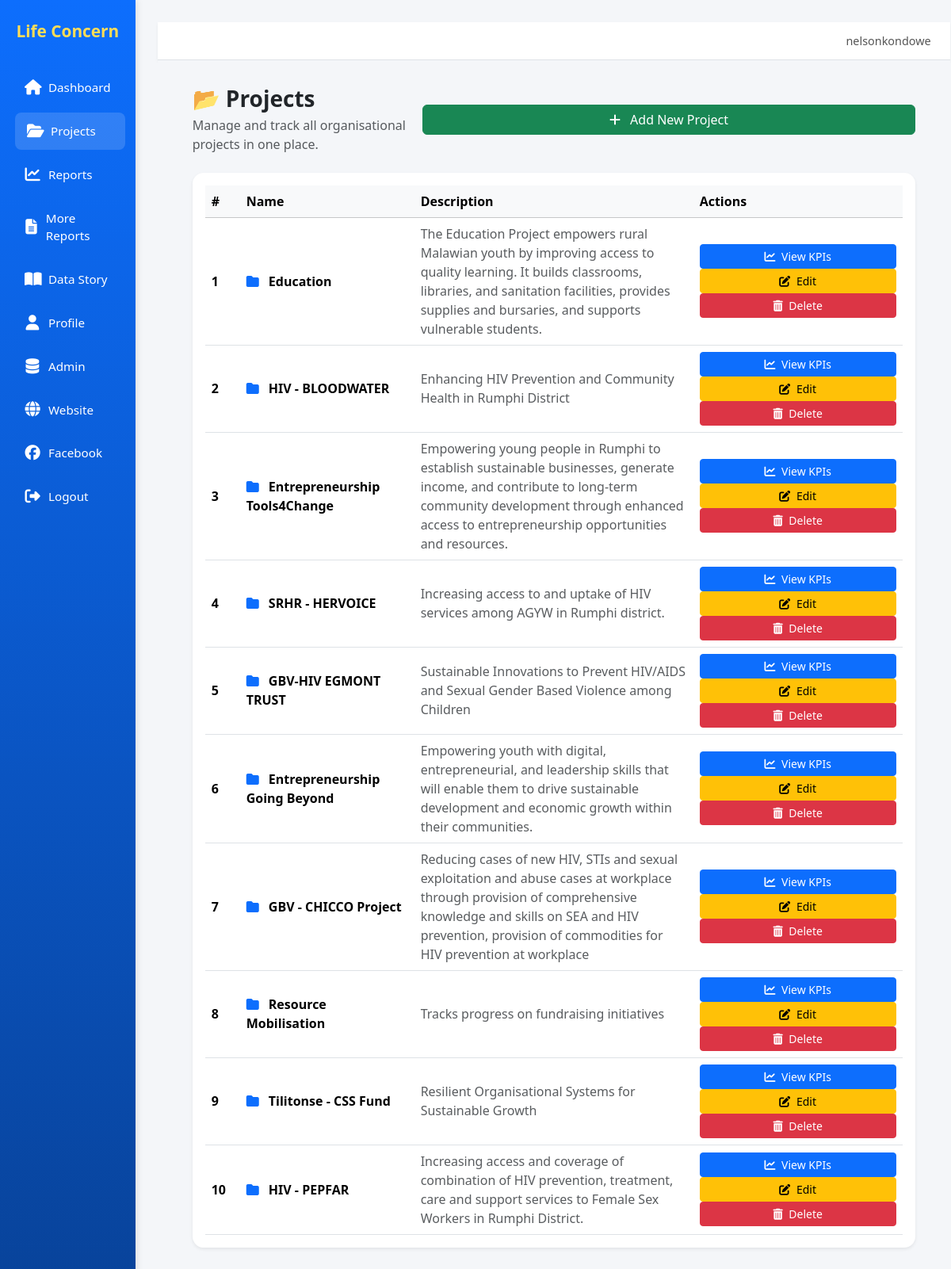
The page /projects/ (signed in) on the database as committed earlier.
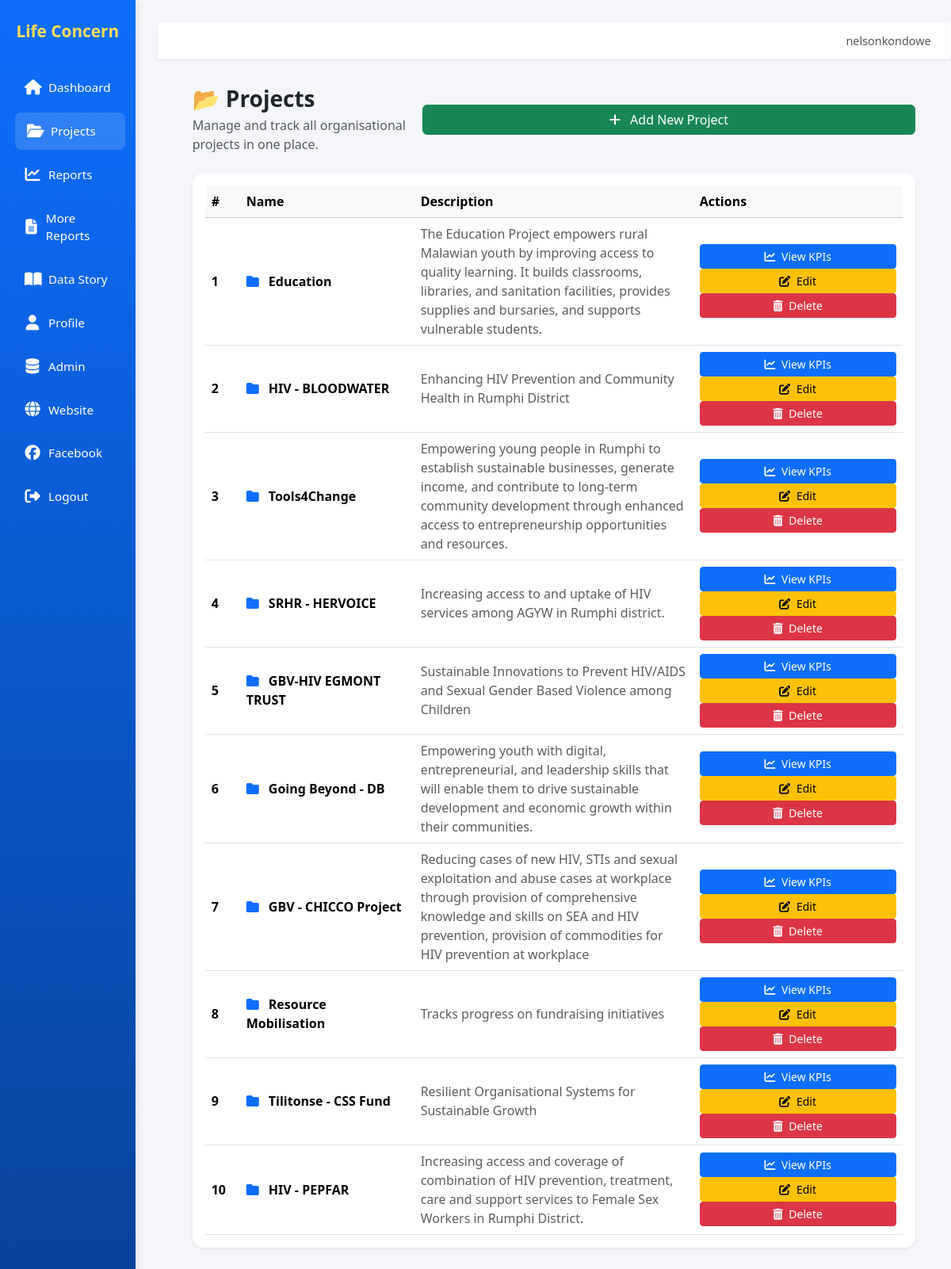
The same page on the database as committed later.
### core/models.py (models this page shows, shortened)
class Project(models.Model):
    name = models.CharField(max_length=200, unique=True)
    description = models.TextField(blank=True)
    start_year = models.IntegerField(null=True, blank=True)
    end_year = models.IntegerField(null=True, blank=True)
    active = models.BooleanField(default=True)

### core/views.py (the view)
# urls.py: path('projects/', views.projects, name='projects'),
@login_required
def projects(request):
    projects = Project.objects.all()
    return render(request, "core/projects.html", {"projects": projects})

### core/templates/core/projects.html (shortened to what this page needs)
{% extends "core/base.html" %}
{% block content %}
<div class="d-flex justify-content-between align-items-center mb-4">
  <div>
    <h1 class="h3 fw-bold mb-1">📂 Projects</h1>
    <p class="text-muted mb-0">Manage and track all organisational projects in one place.</p>
  </div>
  <a href="{% url 'project_add' %}" class="btn btn-success">
    <i class="fas fa-plus me-2"></i> Add New Project
  </a>
</div>
<div class="card shadow-sm p-3">
  {% if projects %}
    <div class="table-responsive">
      <table class="table table-hover align-middle mb-0">
        <thead class="table-light">
          <tr>
            <th style="width:5%;">#</th>
            <th style="width:25%;">Name</th>
            <th style="width:40%;">Description</th>
            <th style="width:30%;">Actions</th>
          </tr>
        </thead>
        <tbody>
          {% for project in projects %}
          <tr>
            <td class="fw-semibold">{{ forloop.counter }}</td>
            <td>
              <i class="fas fa-folder text-primary me-2"></i>
              <strong>{{ project.name }}</strong>
            </td>
            <td class="text-muted">
              {% if project.description %}
                {{ project.description }}
              {% else %}
                <span class="fst-italic">No description available.</span>
              {% endif %}
            </td>
            <td>
              <a href="{% url 'project_detail' project.id %}" class="btn btn-primary btn-sm me-1">
                <i class="fas fa-chart-line me-1"></i> View KPIs
              </a>
              <a href="{% url 'project_edit' project.id %}" class="btn btn-warning btn-sm me-1">
                <i class="fas fa-edit me-1"></i> Edit
              </a>
              <a href="{% url 'project_delete' project.id %}"
                 class="btn btn-danger btn-sm"
                 onclick="return confirm('Are you sure you want to delete this project?');">
                <i class="fas fa-trash-alt me-1"></i> Delete
              </a>
            </td>
          </tr>
          {% endfor %}
        </tbody>
      </table>
    </div>
  {% endif %}
</div>
{% endblock %}

Rows that differ between the two databases and show on the page:
changed Project: name "Entrepreneurship Tools4Change" → "Tools4Change"
changed Project: name "Entrepreneurship Going Beyond" → "Going Beyond - DB"
